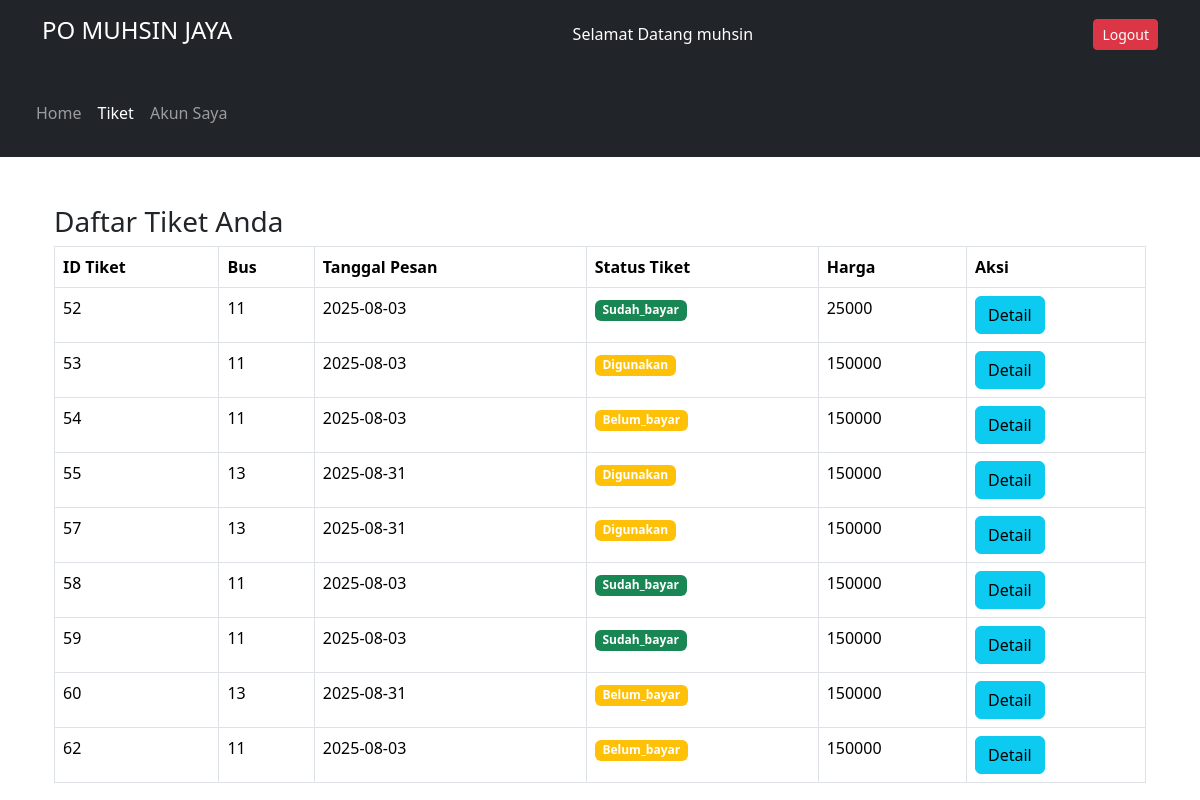
Screenshot of /public/index.php?url=tiket/listTiket (signed in) with the database file from the repository.
### tables this page shows
CREATE TABLE `tiket` (
  `id` int NOT NULL,
  `user_id` int DEFAULT NULL,
  `bus_id` int DEFAULT NULL,
  `tanggal_pesan` date DEFAULT NULL,
  `status` enum('belum_bayar','sudah_bayar','digunakan','kadaluarsa') DEFAULT 'belum_bayar',
  `metode_pembayaran` varchar(50) DEFAULT NULL,
  `total_harga` int DEFAULT NULL,
  `barcode` varchar(255) DEFAULT NULL
);

### app/core/controller.php (called while the page is built, shortened)
<?php
abstract class Controller
{
    public function view($view, $data = [])
    {
        require_once '../app/views/' . $view . '.php';
    }
}

### app/controllers/TiketController.php (called while the page is built, shortened)
<?php
class TiketController extends Controller
{
    public function listTiket()
    {
        $user_id = $_SESSION['user']['id'];
        $tiketModel = $this->model('Tiket');
        $data['tiket_list'] = $tiketModel->getTiketByUserId($user_id);
        $this->view('home/listtiket', $data);
    }
}

### public/index.php (called while the page is built, shortened)
<?php
$app = new App();

### app/models/Tiket.php (called while the page is built, shortened)
<?php
class Tiket
{
    public function getTiketByUserId($user_id)
    {
        $query = "SELECT * FROM tiket WHERE user_id = ?";
        $db = Database::getInstance();
        $stmt = $db->prepare($query);
        $stmt->execute([$user_id]);
        return $stmt->fetchAll();
    }
}

### app/views/home/listtiket.php (the view, shortened to what this page needs)
<?php
require_once '../app/views/layouts/header.php';
require_once '../app/views/layouts/navbar.php';
?>
<div class="container mt-5">
    <h3>Daftar Tiket Anda</h3>
    <?php if (!empty($data['tiket_list'])): ?>
        <table class="table table-bordered">
            <thead>
                <tr>
                    <th>ID Tiket</th>
                    <th>Bus</th>
                    <th>Tanggal Pesan</th>
                    <th>Status Tiket</th>
                    <th>Harga</th>
                    <th>Aksi</th>
                </tr>
            </thead>
            <tbody>
                <?php foreach ($data['tiket_list'] as $tiket): ?>
                    <tr>
                        <td><?= $tiket['id']; ?></td>
                        <td><?= $tiket['bus_id']; ?></td>
                        <td><?= $tiket['tanggal_pesan']; ?></td>
                        <td>
                            <span class="badge bg-<?= $tiket['status'] == 'sudah_bayar' ? 'success' : 'warning' ?>">
                                <?= ucfirst($tiket['status']); ?>
                            </span>
                        </td>
                        <td><?= $tiket['total_harga']; ?></td>
                        <td>
                            <a href="index.php?url=tiket/detail&id=<?= $tiket['id']; ?>" class="btn btn-info">Detail</a>
                        </td>
                    </tr>
                <?php endforeach; ?>
            </tbody>
        </table>
    <?php else: ?>
        <p>Anda belum memesan tiket.</p>
    <?php endif; ?>
</div>
</body>
</html>

### rows the page displays
tiket: id "52", bus "11", tanggal_pesan "2025-08-03", status "Sudah_bayar", total_harga "25000"
tiket: id "53", bus "11", tanggal_pesan "2025-08-03", status "Digunakan", total_harga "150000"
tiket: id "54", bus "11", tanggal_pesan "2025-08-03", status "Belum_bayar", total_harga "150000"
tiket: id "55", bus "13", tanggal_pesan "2025-08-31", status "Digunakan", total_harga "150000"
tiket: id "57", bus "13", tanggal_pesan "2025-08-31", status "Digunakan", total_harga "150000"
tiket: id "58", bus "11", tanggal_pesan "2025-08-03", status "Sudah_bayar", total_harga "150000"
tiket: id "59", bus "11", tanggal_pesan "2025-08-03", status "Sudah_bayar", total_harga "150000"
tiket: id "60", bus "13", tanggal_pesan "2025-08-31", status "Belum_bayar", total_harga "150000"
tiket: id "62", bus "11", tanggal_pesan "2025-08-03", status "Belum_bayar", total_harga "150000"

### other values shown
$_SESSION['user']['nama'] "muhsin"
